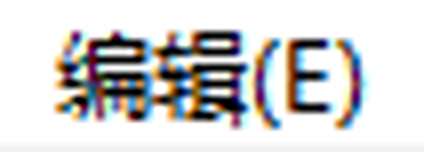
#> input picture output/mask_all/PATTERN/menu_bianji/4_Pattern image_PATTERN.png, 424 x 152 px
$ python detection.py
#> lines starting #> are read from the running program, lines starting #| are printed output that depends on the picture
import cv2
import os
from enum import Enum
import numpy as np
import csv

class Method(Enum):
    ORB = 1
    SIFT_BRUTE_FORCE = 2
    SIFT_FLANN = 3


class FeatureExtraction(object):
    def get_filepaths(self, directory):
#> called with directory = 'pattern'
        file_paths = []  # 将存储所有的全文件路径的列表
        # Walk the tree.
        for root, directories, files in os.walk(directory):
            for filename in files:
                # 加入两个字符串以形成完整的文件路径
                filepath = os.path.join(root, filename)
                file_paths.append(filepath)  # Add it to the list.
        return file_paths  # 所有文件的路径

    # [8 lines left out: function resize_function, not called in this run]

    def resize_with_keypoints_and_descriptor(self, image, detector, scale=None):
        if scale is not None:
            image = cv2.resize(image, None,
                               fx=scale,
                               fy=scale,
                               interpolation=cv2.INTER_CUBIC)

        imageGray = cv2.cvtColor(image, cv2.COLOR_BGR2GRAY)
        # [5 lines of commented-out code are left out]
        keypoints, descriptor = detector.detectAndCompute(imageGray, None)
        imageWithKeypoints = np.zeros(image.shape, image.dtype)
        cv2.drawKeypoints(image, keypoints, imageWithKeypoints, self.red,
                          cv2.DRAW_MATCHES_FLAGS_NOT_DRAW_SINGLE_POINTS)
        return keypoints, descriptor, image, imageWithKeypoints

    def resize_set(self):
        print('Resizing entire sets...')

        scale = self.PATTERNIMAGESCALE
        if self.METHOD == Method.ORB:
            self.scalesList = np.linspace(scale / 20, scale, 10)
        else:
            self.scalesList = np.linspace(scale, scale, 1)
        print('Scale linspace: ' + str(self.scalesList))

        self.logoImagesSet = []

        for image in self.logoImagesSetOriginal:
            for size in self.scalesList:
                self.logoImagesSet.append(
                    self.resize_with_keypoints_and_descriptor(image, self.keyPointsLogoDetector, size))

        self.patternImagesSet = []

        for image in self.patternImagesSetOriginal:
            self.patternImagesSet.append(self.resize_with_keypoints_and_descriptor(
                image, self.keyPointsPatternDetector,
                scale))
#> this loop made 2 passes
#> pass 1, in resize_with_keypoints_and_descriptor, `imageGray = cv2.cvtColor(image, cv2.COLOR_BGR2GRAY)`:
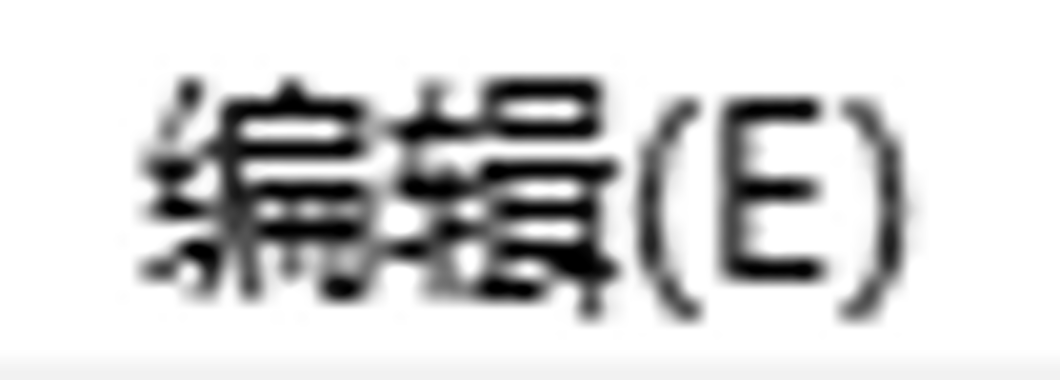
#> imageGray: shape (760, 2120) (shown at 1/2 size); min 0, max 255, mean 210.1
#> pass 2, in resize_with_keypoints_and_descriptor (call 2), `imageGray = cv2.cvtColor(image, cv2.COLOR_BGR2GRAY)`:
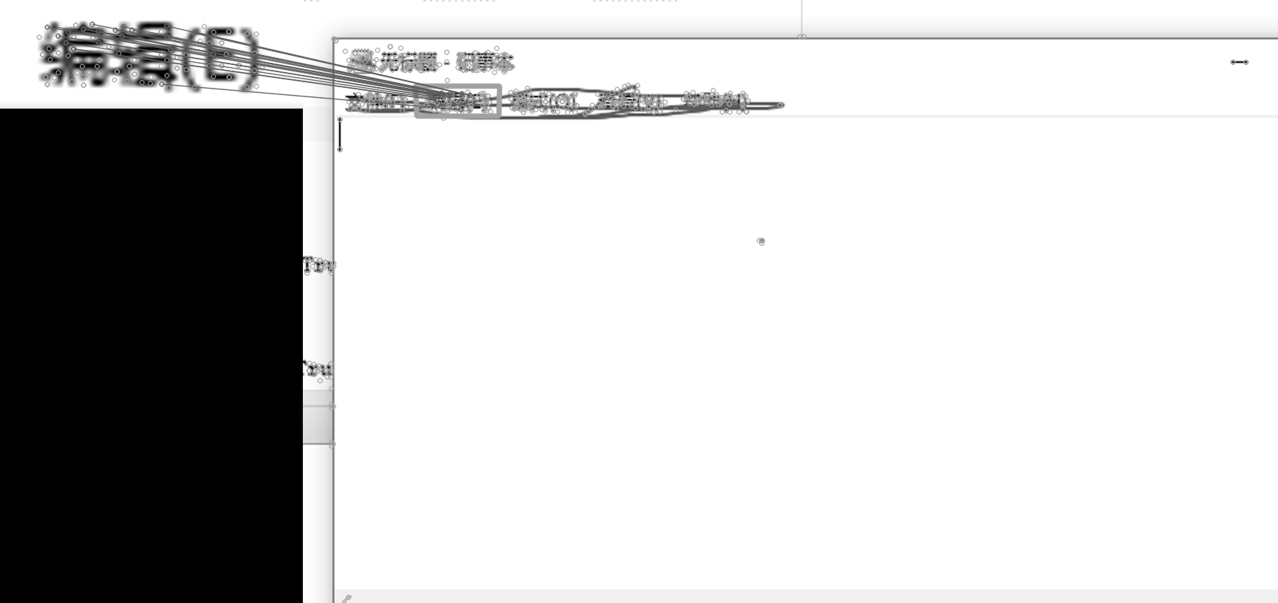
#> imageGray: shape (4215, 8940) (shown at 1/7 size); min 0, max 255, mean 199.4
#> after the loop, self.patternImagesSet = 1 item

    # [236 lines left out: functions getSetResults, getBestResultIndex, generateOutputImages, saveResults, compareWithLogo, compareWithPattern, not called in this run]

    def changePatternScale(self, scale):
        self.PATTERNIMAGESCALE = scale
        self.resize_set()

    def __init__(self, method, logoNfeatures, patternNfeatures, patternImageScale, sourceImagescale, distance):
        print('Preprocessing...')

        # IMPORTANT VARIABLES

        # 1 - ORB, 2 - SIFT BRUTE-FORCE, 3 - SIFT FLANN
        self.METHOD = method

        self.PATTERNIMAGESCALE = patternImageScale
        self.SOURCEIMAGESCALE = sourceImagescale
        self.DISTANCE = distance

        self.LOGOPATTERNSPATH = 'logo'  # logo图案路径
        self.DRUGPATTERNSPATH = 'pattern'  # pattern图案路径
        self.DESTINATIONPATH = 'output'  # 目的地路径

        self.INITSHAPE = (480, 640, 3)
        self.INITDTYPE = np.uint8

        self.red = (20, 140, 255)
        self.blue = (220, 102, 20)

        # IMPORTANT VARIABLES

        print('Loading pattern images...')
        self.patternPaths = self.get_filepaths(self.DRUGPATTERNSPATH)
        print(self.patternPaths)

        self.patternImagesSetOriginal = []
        self.patternImagesSet = []

        for f in self.patternPaths:
            self.patternImagesSetOriginal.append(cv2.imread(f))

        print('Loading logo images...')
        self.logoPaths = self.get_filepaths(self.LOGOPATTERNSPATH)
        print(self.logoPaths)

        self.logoImagesSetOriginal = []
        self.logoImagesSet = []

        for f in self.logoPaths:
            self.logoImagesSetOriginal.append(cv2.imread(f))

        self.keyPointsLogoDetector = None
        self.keyPointsPatternDetector = None
        self.keyPointsMatcher = None

        if self.METHOD == Method.ORB:
            self.keyPointsLogoDetector = cv2.ORB_create(nfeatures=logoNfeatures)
            self.keyPointsPatternDetector = cv2.ORB_create(nfeatures=patternNfeatures)
            self.keyPointsMatcher = cv2.BFMatcher(cv2.NORM_HAMMING, crossCheck=True)
        elif self.METHOD == Method.SIFT_BRUTE_FORCE:
            self.keyPointsLogoDetector = cv2.xfeatures2d.SIFT_create(nfeatures=logoNfeatures)
            self.keyPointsPatternDetector = cv2.xfeatures2d.SIFT_create(nfeatures=patternNfeatures)
            self.keyPointsMatcher = cv2.BFMatcher()
        elif self.METHOD == Method.SIFT_FLANN:
            self.keyPointsLogoDetector = cv2.xfeatures2d.SIFT_create(nfeatures=logoNfeatures)
            self.keyPointsPatternDetector = cv2.xfeatures2d.SIFT_create(nfeatures=patternNfeatures)
            FLANN_INDEX_KDTREE = 1
            index_params = dict(algorithm=FLANN_INDEX_KDTREE, trees=5)
            search_params = dict(checks=50)
            self.keyPointsMatcher = cv2.FlannBasedMatcher(index_params, search_params)

        self.resize_set()

        self.csv_input = {}
        # self.x_threshold = 0.5
        self.pattern_threshold = 0.8
        self.logo_threshold = 0.5

    # [9 lines left out: function write_csv, not called in this run]

    def __del__(self):
        cv2.destroyAllWindows()
        print('Finished!')


# ###################################################################################################################################################


# Parametry konstruktora:
# wybrana metoda z enuma (ORB, SIFT BRUTE-FORCE, SIFT-FLANN), liczba punktów kluczowych dla logo, liczba punktów kluczowych dla wzorów leków, skala dla obrazów zbioru (nie ustawiać zbyt małej skali), skala dla analizowanego obrazu (nie ustawiać zbyt małej skali), odległość punktów (integer od 0 do 100)

#> (the run stopped early here; a loop or call above may not have finished)
